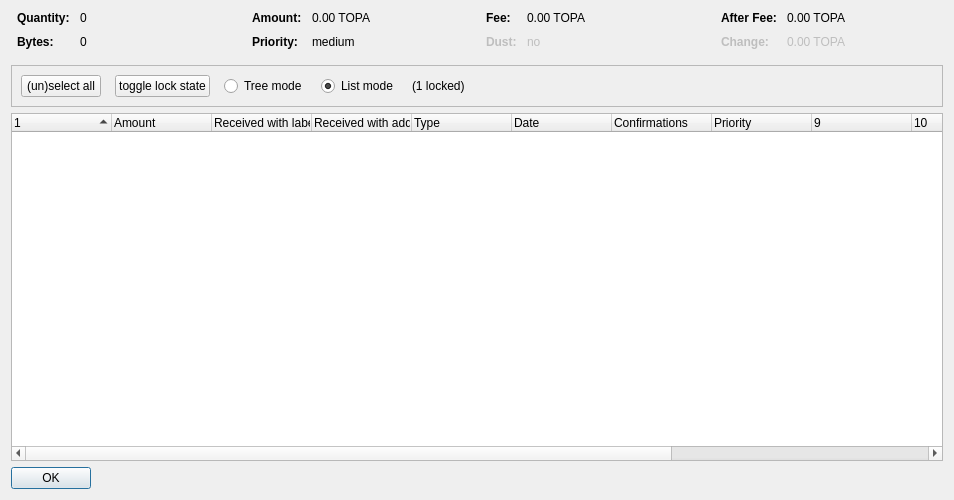
<?xml version="1.0" encoding="UTF-8"?>
<ui version="4.0">
 <class>CoinControlDialog</class>
 <widget class="QDialog" name="CoinControlDialog">
  <property name="geometry">
   <rect>
    <x>0</x>
    <y>0</y>
    <width>954</width>
    <height>500</height>
   </rect>
  </property>
  <property name="windowTitle">
   <string>Coin Selection</string>
  </property>
  <layout class="QVBoxLayout" name="verticalLayout">
   <item>
    <layout class="QHBoxLayout" name="horizontalLayoutTop" stretch="0,0,0,0">
     <property name="topMargin">
      <number>0</number>
     </property>
     <property name="bottomMargin">
      <number>10</number>
     </property>
     <item>
      <layout class="QFormLayout" name="formLayoutCoinControl1">
       <property name="horizontalSpacing">
        <number>10</number>
       </property>
       <property name="verticalSpacing">
        <number>10</number>
       </property>
       <property name="leftMargin">
        <number>6</number>
       </property>
       <property name="rightMargin">
        <number>6</number>
       </property>
       <item row="0" column="0">
        <widget class="QLabel" name="labelCoinControlQuantityText">
         <property name="font">
          <font>
           <weight>75</weight>
           <bold>true</bold>
          </font>
         </property>
         <property name="text">
          <string>Quantity:</string>
         </property>
        </widget>
       </item>
       <item row="0" column="1">
        <widget class="QLabel" name="labelCoinControlQuantity">
         <property name="cursor">
          <cursorShape>IBeamCursor</cursorShape>
         </property>
         <property name="contextMenuPolicy">
          <enum>Qt::ActionsContextMenu</enum>
         </property>
         <property name="text">
          <string notr="true">0</string>
         </property>
         <property name="textInteractionFlags">
          <set>Qt::LinksAccessibleByMouse|Qt::TextSelectableByKeyboard|Qt::TextSelectableByMouse</set>
         </property>
        </widget>
       </item>
       <item row="1" column="0">
        <widget class="QLabel" name="labelCoinControlBytesText">
         <property name="font">
          <font>
           <weight>75</weight>
           <bold>true</bold>
          </font>
         </property>
         <property name="text">
          <string>Bytes:</string>
         </property>
        </widget>
       </item>
       <item row="1" column="1">
        <widget class="QLabel" name="labelCoinControlBytes">
         <property name="cursor">
          <cursorShape>IBeamCursor</cursorShape>
         </property>
         <property name="contextMenuPolicy">
          <enum>Qt::ActionsContextMenu</enum>
         </property>
         <property name="text">
          <string notr="true">0</string>
         </property>
         <property name="textInteractionFlags">
          <set>Qt::LinksAccessibleByMouse|Qt::TextSelectableByKeyboard|Qt::TextSelectableByMouse</set>
         </property>
        </widget>
       </item>
      </layout>
     </item>
     <item>
      <layout class="QFormLayout" name="formLayoutCoinControl2">
       <property name="horizontalSpacing">
        <number>10</number>
       </property>
       <property name="verticalSpacing">
        <number>10</number>
       </property>
       <property name="leftMargin">
        <number>6</number>
       </property>
       <property name="rightMargin">
        <number>6</number>
       </property>
       <item row="0" column="0">
        <widget class="QLabel" name="labelCoinControlAmountText">
         <property name="font">
          <font>
           <weight>75</weight>
           <bold>true</bold>
          </font>
         </property>
         <property name="text">
          <string>Amount:</string>
         </property>
        </widget>
       </item>
       <item row="0" column="1">
        <widget class="QLabel" name="labelCoinControlAmount">
         <property name="cursor">
          <cursorShape>IBeamCursor</cursorShape>
         </property>
         <property name="contextMenuPolicy">
          <enum>Qt::ActionsContextMenu</enum>
         </property>
         <property name="text">
          <string notr="true">0.00 TOPA</string>
         </property>
         <property name="textInteractionFlags">
          <set>Qt::LinksAccessibleByMouse|Qt::TextSelectableByKeyboard|Qt::TextSelectableByMouse</set>
         </property>
        </widget>
       </item>
       <item row="1" column="0">
        <widget class="QLabel" name="labelCoinControlPriorityText">
         <property name="font">
          <font>
           <weight>75</weight>
           <bold>true</bold>
          </font>
         </property>
         <property name="text">
          <string>Priority:</string>
         </property>
        </widget>
       </item>
       <item row="1" column="1">
        <widget class="QLabel" name="labelCoinControlPriority">
         <property name="cursor">
          <cursorShape>IBeamCursor</cursorShape>
         </property>
         <property name="contextMenuPolicy">
          <enum>Qt::ActionsContextMenu</enum>
         </property>
         <property name="text">
          <string>medium</string>
         </property>
         <property name="textInteractionFlags">
          <set>Qt::LinksAccessibleByMouse|Qt::TextSelectableByKeyboard|Qt::TextSelectableByMouse</set>
         </property>
        </widget>
       </item>
      </layout>
     </item>
     <item>
      <layout class="QFormLayout" name="formLayoutCoinControl3">
       <property name="horizontalSpacing">
        <number>10</number>
       </property>
       <property name="verticalSpacing">
        <number>10</number>
       </property>
       <property name="leftMargin">
        <number>6</number>
       </property>
       <property name="rightMargin">
        <number>6</number>
       </property>
       <item row="0" column="0">
        <widget class="QLabel" name="labelCoinControlFeeText">
         <property name="font">
          <font>
           <weight>75</weight>
           <bold>true</bold>
          </font>
         </property>
         <property name="text">
          <string>Fee:</string>
         </property>
        </widget>
       </item>
       <item row="0" column="1">
        <widget class="QLabel" name="labelCoinControlFee">
         <property name="cursor">
          <cursorShape>IBeamCursor</cursorShape>
         </property>
         <property name="contextMenuPolicy">
          <enum>Qt::ActionsContextMenu</enum>
         </property>
         <property name="text">
          <string notr="true">0.00 TOPA</string>
         </property>
         <property name="textInteractionFlags">
          <set>Qt::LinksAccessibleByMouse|Qt::TextSelectableByKeyboard|Qt::TextSelectableByMouse</set>
         </property>
        </widget>
       </item>
       <item row="1" column="0">
        <widget class="QLabel" name="labelCoinControlLowOutputText">
         <property name="enabled">
          <bool>false</bool>
         </property>
         <property name="font">
          <font>
           <weight>75</weight>
           <bold>true</bold>
          </font>
         </property>
         <property name="text">
          <string>Dust:</string>
         </property>
        </widget>
       </item>
       <item row="1" column="1">
        <widget class="QLabel" name="labelCoinControlLowOutput">
         <property name="enabled">
          <bool>false</bool>
         </property>
         <property name="cursor">
          <cursorShape>IBeamCursor</cursorShape>
         </property>
         <property name="contextMenuPolicy">
          <enum>Qt::ActionsContextMenu</enum>
         </property>
         <property name="text">
          <string>no</string>
         </property>
         <property name="textInteractionFlags">
          <set>Qt::LinksAccessibleByMouse|Qt::TextSelectableByKeyboard|Qt::TextSelectableByMouse</set>
         </property>
        </widget>
       </item>
      </layout>
     </item>
     <item>
      <layout class="QFormLayout" name="formLayoutCoinControl4">
       <property name="horizontalSpacing">
        <number>10</number>
       </property>
       <property name="verticalSpacing">
        <number>10</number>
       </property>
       <property name="leftMargin">
        <number>6</number>
       </property>
       <property name="rightMargin">
        <number>6</number>
       </property>
       <item row="0" column="0">
        <widget class="QLabel" name="labelCoinControlAfterFeeText">
         <property name="font">
          <font>
           <weight>75</weight>
           <bold>true</bold>
          </font>
         </property>
         <property name="text">
          <string>After Fee:</string>
         </property>
        </widget>
       </item>
       <item row="0" column="1">
        <widget class="QLabel" name="labelCoinControlAfterFee">
         <property name="cursor">
          <cursorShape>IBeamCursor</cursorShape>
         </property>
         <property name="contextMenuPolicy">
          <enum>Qt::ActionsContextMenu</enum>
         </property>
         <property name="text">
          <string notr="true">0.00 TOPA</string>
         </property>
         <property name="textInteractionFlags">
          <set>Qt::LinksAccessibleByMouse|Qt::TextSelectableByKeyboard|Qt::TextSelectableByMouse</set>
         </property>
        </widget>
       </item>
       <item row="1" column="0">
        <widget class="QLabel" name="labelCoinControlChangeText">
         <property name="enabled">
          <bool>false</bool>
         </property>
         <property name="font">
          <font>
           <weight>75</weight>
           <bold>true</bold>
          </font>
         </property>
         <property name="text">
          <string>Change:</string>
         </property>
        </widget>
       </item>
       <item row="1" column="1">
        <widget class="QLabel" name="labelCoinControlChange">
         <property name="enabled">
          <bool>false</bool>
         </property>
         <property name="cursor">
          <cursorShape>IBeamCursor</cursorShape>
         </property>
         <property name="contextMenuPolicy">
          <enum>Qt::ActionsContextMenu</enum>
         </property>
         <property name="text">
          <string notr="true">0.00 TOPA</string>
         </property>
         <property name="textInteractionFlags">
          <set>Qt::LinksAccessibleByMouse|Qt::TextSelectableByKeyboard|Qt::TextSelectableByMouse</set>
         </property>
        </widget>
       </item>
      </layout>
     </item>
    </layout>
   </item>
   <item>
    <widget class="QFrame" name="frame">
     <property name="minimumSize">
      <size>
       <width>0</width>
       <height>40</height>
      </size>
     </property>
     <property name="frameShape">
      <enum>QFrame::StyledPanel</enum>
     </property>
     <property name="frameShadow">
      <enum>QFrame::Sunken</enum>
     </property>
     <layout class="QHBoxLayout" name="horizontalLayout">
      <item>
       <layout class="QHBoxLayout" name="horizontalLayoutPanel" stretch="0,0,0,0,0,0">
        <property name="spacing">
         <number>14</number>
        </property>
        <item>
         <widget class="QPushButton" name="pushButtonSelectAll">
          <property name="sizePolicy">
           <sizepolicy hsizetype="Maximum" vsizetype="Fixed">
            <horstretch>0</horstretch>
            <verstretch>0</verstretch>
           </sizepolicy>
          </property>
          <property name="text">
           <string>(un)select all</string>
          </property>
          <property name="autoDefault">
           <bool>false</bool>
          </property>
         </widget>
        </item>
        <item>
         <widget class="QPushButton" name="pushButtonToggleLock">
          <property name="sizePolicy">
           <sizepolicy hsizetype="Maximum" vsizetype="Fixed">
            <horstretch>0</horstretch>
            <verstretch>0</verstretch>
           </sizepolicy>
          </property>
          <property name="text">
           <string>toggle lock state</string>
          </property>
          <property name="autoDefault">
           <bool>false</bool>
          </property>
         </widget>
        </item>
        <item>
         <widget class="QRadioButton" name="radioTreeMode">
          <property name="sizePolicy">
           <sizepolicy hsizetype="Maximum" vsizetype="Fixed">
            <horstretch>0</horstretch>
            <verstretch>0</verstretch>
           </sizepolicy>
          </property>
          <property name="text">
           <string>Tree mode</string>
          </property>
         </widget>
        </item>
        <item>
         <widget class="QRadioButton" name="radioListMode">
          <property name="sizePolicy">
           <sizepolicy hsizetype="Maximum" vsizetype="Fixed">
            <horstretch>0</horstretch>
            <verstretch>0</verstretch>
           </sizepolicy>
          </property>
          <property name="text">
           <string>List mode</string>
          </property>
          <property name="checked">
           <bool>true</bool>
          </property>
         </widget>
        </item>
        <item>
         <widget class="QLabel" name="labelLocked">
          <property name="text">
           <string>(1 locked)</string>
          </property>
         </widget>
        </item>
        <item>
         <spacer name="horizontalSpacer">
          <property name="orientation">
           <enum>Qt::Horizontal</enum>
          </property>
          <property name="sizeHint" stdset="0">
           <size>
            <width>40</width>
            <height>20</height>
           </size>
          </property>
         </spacer>
        </item>
       </layout>
      </item>
     </layout>
    </widget>
   </item>
   <item>
    <widget class="CoinControlTreeWidget" name="treeWidget">
     <property name="contextMenuPolicy">
      <enum>Qt::CustomContextMenu</enum>
     </property>
     <property name="sortingEnabled">
      <bool>false</bool>
     </property>
     <property name="columnCount">
      <number>13</number>
     </property>
     <attribute name="headerShowSortIndicator" stdset="0">
      <bool>true</bool>
     </attribute>
     <attribute name="headerStretchLastSection">
      <bool>false</bool>
     </attribute>
     <column>
      <property name="text">
       <string/>
      </property>
     </column>
     <column>
      <property name="text">
       <string>Amount</string>
      </property>
     </column>
     <column>
      <property name="text">
       <string>Received with label</string>
      </property>
     </column>
     <column>
      <property name="text">
       <string>Received with address</string>
      </property>
     </column>
     <column>
      <property name="text">
       <string>Type</string>
      </property>
     </column>
     <column>
      <property name="text">
       <string>Date</string>
      </property>
     </column>
     <column>
      <property name="text">
       <string>Confirmations</string>
      </property>
      <property name="toolTip">
       <string>Confirmed</string>
      </property>
     </column>
     <column>
      <property name="text">
       <string>Priority</string>
      </property>
     </column>
     <column>
      <property name="text">
       <string/>
      </property>
     </column>
     <column>
      <property name="text">
       <string/>
      </property>
     </column>
     <column>
      <property name="text">
       <string/>
      </property>
     </column>
     <column>
      <property name="text">
       <string/>
      </property>
     </column>
     <column>
      <property name="text">
       <string/>
      </property>
     </column>
    </widget>
   </item>
   <item>
    <widget class="QDialogButtonBox" name="buttonBox">
     <property name="sizePolicy">
      <sizepolicy hsizetype="Maximum" vsizetype="Fixed">
       <horstretch>0</horstretch>
       <verstretch>0</verstretch>
      </sizepolicy>
     </property>
     <property name="orientation">
      <enum>Qt::Horizontal</enum>
     </property>
     <property name="standardButtons">
      <set>QDialogButtonBox::Ok</set>
     </property>
    </widget>
   </item>
  </layout>
 </widget>
 <customwidgets>
  <customwidget>
   <class>CoinControlTreeWidget</class>
   <extends>QTreeWidget</extends>
   <header>coincontroltreewidget.h</header>
  </customwidget>
 </customwidgets>
 <resources/>
 <connections/>
</ui>
